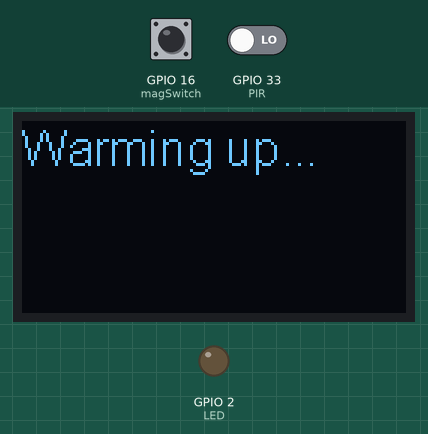
The sketch below on a simulated ESP32. Shown: 128×64 one-colour display, output pins drawn as LEDs (lit = HIGH). Inputs (shaded band) come from the test bench; at power-on: GPIO 16 (magSwitch) HIGH, GPIO 33 (PIR) LOW. WiFi joins after 1.5 s; servers stay silent unless stated; what the sketch prints to the serial monitor is not drawn.

Above: at 1.6 s.
At 30.6 s:
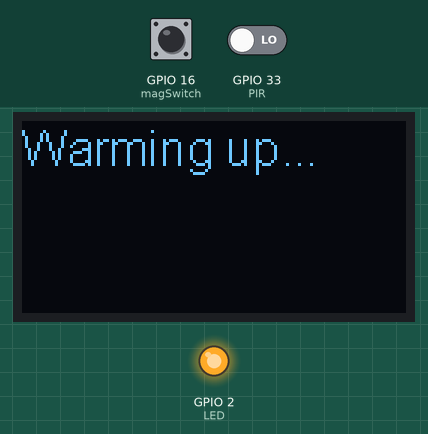
At 61.6 s:
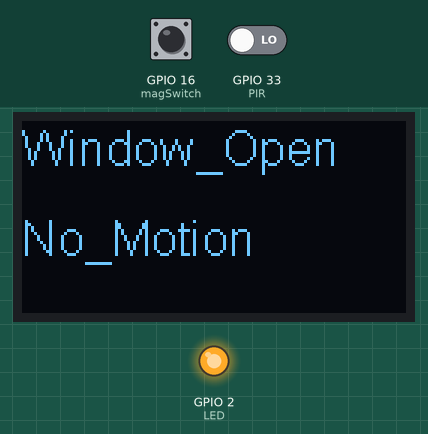
Timing chart, 0 to 63.1 s (numbered marks = the images above):
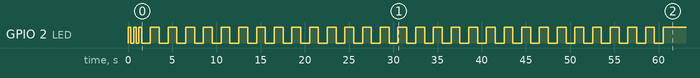

The sketch:

IDEALab_HomeSecurity_OLED_FB.ino
```cpp
#define magSwitch 16
#define PIR 33
#define LED 2


#include "Credentials.h"

String magswStatus;
String PIRStatus;

int loopDelay = 1000;

void OLEDInit();
void OLEDUpdate();
void WiFiinit();
void FirebaseInit();
void FirebaseWrite();

String tag1 = "GRIET_IDEALab/HSS/MagswStatus";
String tag2 = "GRIET_IDEALab/HSS/PIRSwitch";
void setup() {
  // put your setup code here, to run once:
  pinMode(magSwitch,INPUT_PULLUP);
  pinMode(PIR,INPUT);
  pinMode(LED,OUTPUT);
  Serial.begin(115200);
  OLEDInit();
  WiFiInit();
  FirebaseInit();

  // Initial warmup period of 1 minute for PIR sensor
  for(int i = 0; i < 60; i++){
    digitalWrite(2,!digitalRead(2));
    delay(1000);
  }
}

void loop() {
  // put your main code here, to run repeatedly:
// Mag switch reading
 int sw_status = digitalRead(16);
 if(sw_status == HIGH){
 Serial.println("OPEN");
 magswStatus = "Window_Open";}
 else{
 Serial.println("CLOSED");
 magswStatus = "Window_Closed";}

// PIR sensor reading
  int pir_status = digitalRead(PIR);
  if (pir_status == HIGH) {
    Serial.println("Motion detected!");
    PIRStatus = "Motion_detected";
    loopDelay = 3000;
    }
  else {
    Serial.println("No Motion");
    PIRStatus = "No_Motion";
    loopDelay = 1000;
    }
OLEDUpdate();
FirebaseWrite();
 delay(loopDelay);
}
void OLEDInit(){
  display.init();
  display.setFont(ArialMT_Plain_16);
  display.clear();
  display.drawString(0,0,"Warming up...");
  display.display();
}

void OLEDUpdate(){
  display.clear();
  display.drawString(0,0,magswStatus);
  display.drawString(0,30,PIRStatus);
  display.display();
}
void WiFiInit(){
  pinMode(2,OUTPUT);
  WiFi.begin(WIFI_SSID, WIFI_PASSWORD);
  Serial.print("Connecting to Wi-Fi");
  while (WiFi.status() != WL_CONNECTED)
  {
    Serial.print(".");
    digitalWrite(2,!digitalRead(2));
    delay(300);
  }
  Serial.println();
  Serial.print("Connected with IP: ");
  Serial.println(WiFi.localIP());
  Serial.println();

}
void FirebaseInit(){
  Firebase.begin(FIREBASE_HOST, FIREBASE_AUTH);
  Firebase.reconnectWiFi(true);

}
void FirebaseWrite(){
  Firebase.setString(firebaseData,tag1,magswStatus);
  Firebase.setString(firebaseData,tag2,PIRStatus);

}
```

Credentials.h
```cpp
#define FIREBASE_HOST "xxxxxxxxxxx" //Do not include https:// in FIREBASE_HOST
#define FIREBASE_AUTH "xxxxxxxxxxxx"
#define WIFI_SSID "xxxxxxxxxx"
#define WIFI_PASSWORD "xxxxxxxxxxxxx"
#include <Wire.h>
#include "SSD1306.h"
#include "FirebaseESP32.h"
FirebaseData firebaseData;
SSD1306  display(0x3c, 21, 22);
```
